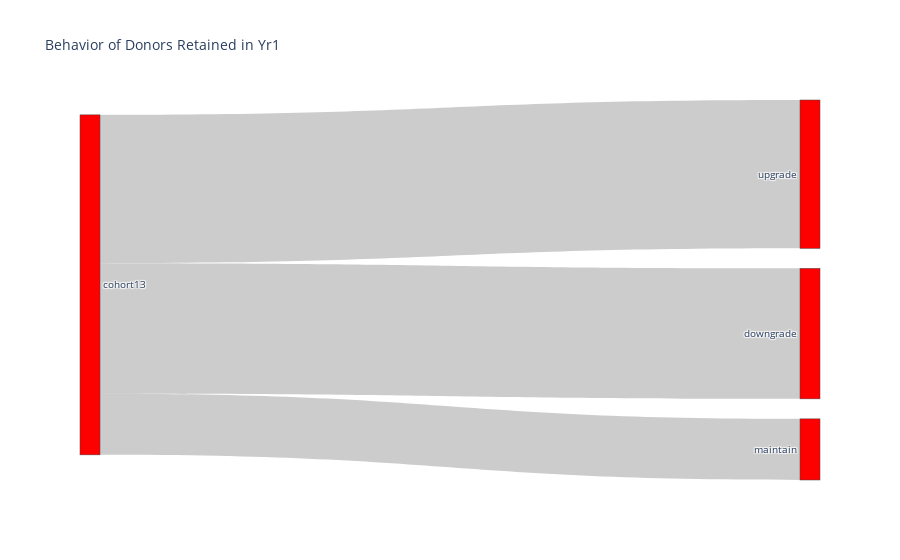

Here is the notebook cell this chart was saved with:
### Code cell
all_nodes = donationsii.cohort.values.tolist() + donationsii.yr1_behavior2.values.tolist()
source_indices = [all_nodes.index(cohort) for cohort in donationsii.cohort]
target_indices = [all_nodes.index(yr1_behavior2) for yr1_behavior2 in donationsii.yr1_behavior2]

fig = go.Figure(data=[go.Sankey(
    # Define nodes
    node = dict(
      label =  all_nodes,
      color =  "red"
    ),

    # Add links
    link = dict(
      source =  source_indices,
      target =  target_indices,
      value =  donationsii['count'],
))])

fig.update_layout(title_text="Behavior of Donors Retained in Yr1",
                  font_size=10)
fig.show()

### Figure 1 — Plotly figure (JSON) as saved in the notebook; plotly's stock layout.template omitted (floating-point values rounded to 4 significant figures)
{"data": [{"link": {"source": [0, 0, 0], "target": [3, 4, 5], "value": [0.3838, 0.1798, 0.4364]}, "node": {"color": "red", "label": ["cohort13", "cohort13", "cohort13", "downgrade", "maintain", "upgrade"]}, "type": "sankey"}], "layout": {"font": {"size": 10}, "title": {"text": "Behavior of Donors Retained in Yr1"}}}
